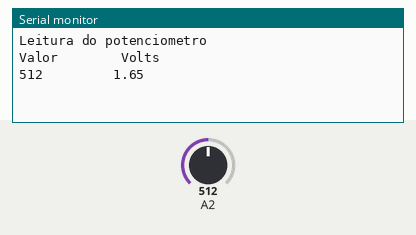
Recording of a sketch running on a simulated Arduino Uno, built with avr-gcc and run on an emulated ATmega328P. Shown: the last lines printed to the serial monitor. The inputs (shaded band) are chosen by the test bench; at power-on: A2 = 512.

Above: at 1.2 s.
1.3 s: A2 set to 716
At 2.5 s:
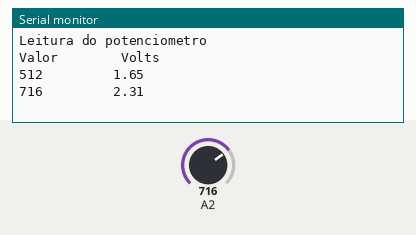
2.8 s: A2 set to 900
At 3.7 s:
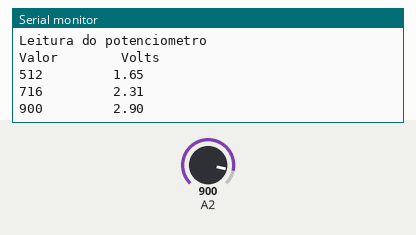
Timing chart, 0 to 5.8 s (numbered marks = the images above; inputs shaded):
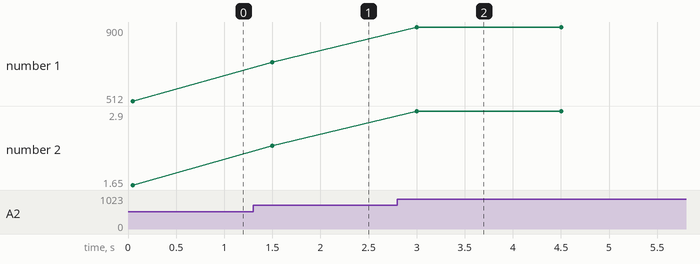

The sketch:

aula07_ControleLedA.ino
```cpp
/*int LED = 2;

void setup() {
pinMode(LED,OUTPUT);
}

void loop() {
 digitalWrite(LED, HIGH);
  delay(2000);
  digitalWrite(LED,LOW);
  delay(2000);
}
*/
```

aula07LedLdr.ino
```cpp
/*int led = 15;
float ldr = 2;

void setup()
{
  pinMode(led, OUTPUT);
}

void loop()
{
  analogWrite(led, analogRead(ldr));
}
*/
```

aula07_ControleLedB.ino
```cpp
/*int D2 = 2;

void setup() {
pinMode (D2, OUTPUT) ;

// faixa padrão de valores:
// & bits(valores de O a 255)
// analoguriteRange (1024):

// 10 bits( valores de O a 1023)
}

void loop() {
analogWrite(D2, 0);
delay(2000);

analogWrite(D2,50);
delay (2000);

analogWrite(D2,100);
delay(2000);

analogWrite(D2,150) ;
delay (2000);

analogWrite(D2,200) ;
delay (2000);
}
*/
```

aula07_Desafio.ino
```cpp
/*int led = 2;

void setup()
{
  pinMode(led, OUTPUT);
}

void loop ()
{
  analogWrite(led, 0);
  delay(500);
  analogWrite(led, 50);
  delay(500);
  analogWrite(led, 100);
  delay(500);
  analogWrite(led, 150);
  delay(500);
  analogWrite(led, 200);
  delay(500);
  analogWrite(led, 150);
  delay(500);
  analogWrite(led, 100);
  delay(500);
  analogWrite(led, 50);
  delay(500);
}
*/
```

leituraanalogica.ino
```cpp
float leitura;

void setup()
{
  Serial.begin(9600);
  Serial.println("Leitura do potenciometro");
  Serial.println("Valor        Volts");
}

void loop()
{
  Serial.print(analogRead(2));
  Serial.print("         ");
  leitura = (analogRead(2)*3.3/1023);
  Serial.println(leitura);
  delay(1500);
}
```

Measured:
- after the input at 1.3 s, the serial monitor: prints a new line after 0.20 s (image 1)
- after the input at 2.8 s, the serial monitor: prints a new line after 0.20 s (image 2)
- plotted number 1: 512 → 716 after the input at 1.3 s, 716 → 900 after the input at 2.8 s
- plotted number 2: 1.65 → 2.31 after the input at 1.3 s, 2.31 → 2.9 after the input at 2.8 s
